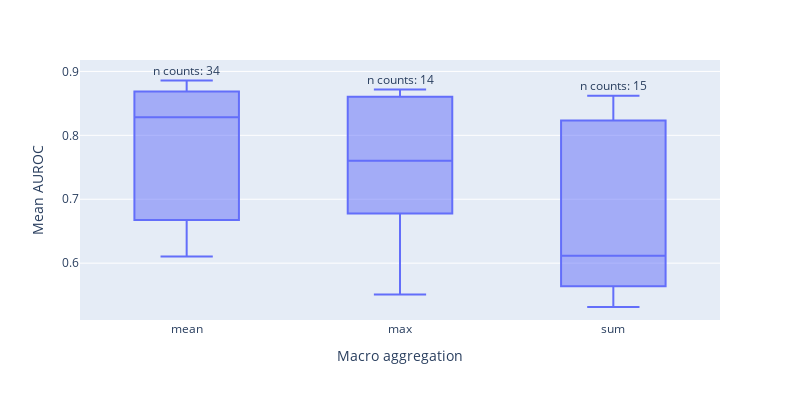
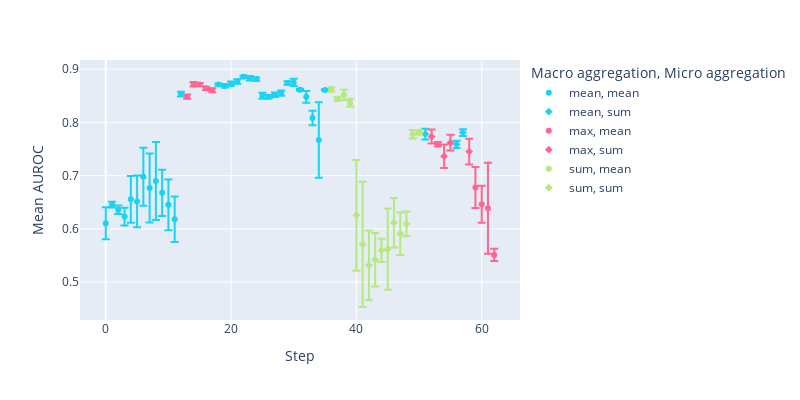

Write notebook code for charts like these, in order.
### Code cell
parameter = "macro_aggregation"
# walk = 2

# df = total_walk[total_walk.feature_type == "lsa"]
df = total_walk
labels = {"mean_auc":"Mean AUROC", "index":"Step"}

dims = {}
for dim in df.columns:
    if dim not in ["walk_index","mean_auc","std","walk"]:
        dims[dim] = df[dim].value_counts().to_dict()
        labels[dim] = dim.replace("_"," ").capitalize()


fig1 = px.box(df[[parameter,"mean_auc"]], x=parameter,y="mean_auc", width=800, height=400,labels = labels)
for val,count in dims[parameter].items():
    fig1.add_annotation(x = val,
                    y = df[df[parameter] == val]["mean_auc"].max(),
                    text = f"n counts: {count}",
                    yshift = 10,
                    showarrow = False
                )
fig1.show()

fig2 = px.scatter(df.astype({parameter:str}),y="mean_auc",error_y="std",color=parameter,symbol="micro_aggregation",width=800, height=400,labels = labels, category_orders={parameter:["0","1","2","3","4"]})
fig2.show()

### Figure 1 — Plotly figure (JSON) as saved in the notebook; plotly's stock layout.template omitted (floating-point values rounded to 4 significant figures)
{"data": [{"alignmentgroup": "True", "hovertemplate": "Macro aggregation=%{x}<br>Mean AUROC=%{y}<extra></extra>", "legendgroup": "", "marker": {"color": "#636efa"}, "name": "", "notched": false, "offsetgroup": "", "orientation": "v", "showlegend": false, "type": "box", "x": ["mean", "mean", "mean", "mean", "mean", "mean", "mean", "mean", "mean", "mean", "mean", "mean", "mean", "max", "max", "max", "max", "max", "mean", "mean", "mean", "mean", "mean", "mean", "mean", "mean", "mean", "mean", "mean", "mean", "mean", "mean", "mean", "mean", "mean", "mean", "sum", "sum", "sum", "sum", "sum", "sum", "sum", "sum", "sum", "sum", "sum", "sum", "sum", "sum", "sum", "mean", "max", "max", "max", "max", "mean", "mean", "max", "max", "max", "max", "max"], "x0": " ", "xaxis": "x", "y": [0.6106, 0.6454, 0.6358, 0.623, 0.6554, 0.6514, 0.698, 0.6766, 0.69, 0.6676, 0.6452, 0.618, 0.8532, 0.8484, 0.8716, 0.8712, 0.864, 0.8604, 0.8712, 0.8686, 0.8728, 0.877, 0.8858, 0.883, 0.8814, 0.85, 0.8484, 0.852, 0.855, 0.8742, 0.8752, 0.8612, 0.848, 0.8084, 0.767, 0.861, 0.8618, 0.8444, 0.8518, 0.837, 0.6254, 0.5708, 0.5314, 0.542, 0.5594, 0.5618, 0.6114, 0.5908, 0.6092, 0.7778, 0.7816, 0.778, 0.7734, 0.7588, 0.7364, 0.7618, 0.7588, 0.7808, 0.7452, 0.6778, 0.6462, 0.6386, 0.551], "y0": " ", "yaxis": "y"}], "layout": {"annotations": [{"showarrow": false, "text": "n counts: 34", "x": "mean", "y": 0.8858, "yshift": 10}, {"showarrow": false, "text": "n counts: 15", "x": "sum", "y": 0.8618, "yshift": 10}, {"showarrow": false, "text": "n counts: 14", "x": "max", "y": 0.8716, "yshift": 10}], "boxmode": "group", "height": 400, "legend": {"tracegroupgap": 0}, "margin": {"t": 60}, "width": 800, "xaxis": {"anchor": "y", "domain": [0, 1], "title": {"text": "Macro aggregation"}}, "yaxis": {"anchor": "x", "domain": [0, 1], "title": {"text": "Mean AUROC"}}}}

### Figure 2 — Plotly figure (JSON) as saved in the notebook; plotly's stock layout.template omitted (floating-point values rounded to 4 significant figures)
{"data": [{"error_y": {"array": [0.02999, 0.005352, 0.007859, 0.01683, 0.04398, 0.04859, 0.05453, 0.0648, 0.07336, 0.04359, 0.0477, 0.04273, 0.004308, 0.002135, 0.0032, 0.004118, 0.004147, 0.002315, 0.004195, 0.003007, 0.005762, 0.003262, 0.004195, 0.005099, 0.00325, 0.006969, 0.001939, 0.0109, 0.01354, 0.07097, 0.001673]}, "hovertemplate": "Macro aggregation=mean<br>Micro aggregation=mean<br>Step=%{x}<br>Mean AUROC=%{y}<extra></extra>", "legendgroup": "mean, mean", "marker": {"color": "#19d3f3", "symbol": "circle"}, "mode": "markers", "name": "mean, mean", "orientation": "v", "showlegend": true, "type": "scatter", "x": [0, 1, 2, 3, 4, 5, 6, 7, 8, 9, 10, 11, 12, 18, 19, 20, 21, 22, 23, 24, 25, 26, 27, 28, 29, 30, 31, 32, 33, 34, 35], "xaxis": "x", "y": [0.6106, 0.6454, 0.6358, 0.623, 0.6554, 0.6514, 0.698, 0.6766, 0.69, 0.6676, 0.6452, 0.618, 0.8532, 0.8712, 0.8686, 0.8728, 0.877, 0.8858, 0.883, 0.8814, 0.85, 0.8484, 0.852, 0.855, 0.8742, 0.8752, 0.8612, 0.848, 0.8084, 0.767, 0.861], "yaxis": "y"}, {"error_y": {"array": [0.0101, 0.006911, 0.00621]}, "hovertemplate": "Macro aggregation=mean<br>Micro aggregation=sum<br>Step=%{x}<br>Mean AUROC=%{y}<extra></extra>", "legendgroup": "mean, sum", "marker": {"color": "#19d3f3", "symbol": "diamond"}, "mode": "markers", "name": "mean, sum", "orientation": "v", "showlegend": true, "type": "scatter", "x": [51, 56, 57], "xaxis": "x", "y": [0.778, 0.7588, 0.7808], "yaxis": "y"}, {"error_y": {"array": [0.003826, 0.004176, 0.002926, 0.002898, 0.00372, 0.0385, 0.03488, 0.0856, 0.01161]}, "hovertemplate": "Macro aggregation=max<br>Micro aggregation=mean<br>Step=%{x}<br>Mean AUROC=%{y}<extra></extra>", "legendgroup": "max, mean", "marker": {"color": "#FF6692", "symbol": "circle"}, "mode": "markers", "name": "max, mean", "orientation": "v", "showlegend": true, "type": "scatter", "x": [13, 14, 15, 16, 17, 59, 60, 61, 62], "xaxis": "x", "y": [0.8484, 0.8716, 0.8712, 0.864, 0.8604, 0.6778, 0.6462, 0.6386, 0.551], "yaxis": "y"}, {"error_y": {"array": [0.01306, 0.004167, 0.02211, 0.0148, 0.0243]}, "hovertemplate": "Macro aggregation=max<br>Micro aggregation=sum<br>Step=%{x}<br>Mean AUROC=%{y}<extra></extra>", "legendgroup": "max, sum", "marker": {"color": "#FF6692", "symbol": "diamond"}, "mode": "markers", "name": "max, sum", "orientation": "v", "showlegend": true, "type": "scatter", "x": [52, 53, 54, 55, 58], "xaxis": "x", "y": [0.7734, 0.7588, 0.7364, 0.7618, 0.7452], "yaxis": "y"}, {"error_y": {"array": [0.004118, 0.003499, 0.009579, 0.007668]}, "hovertemplate": "Macro aggregation=sum<br>Micro aggregation=mean<br>Step=%{x}<br>Mean AUROC=%{y}<extra></extra>", "legendgroup": "sum, mean", "marker": {"color": "#B6E880", "symbol": "circle"}, "mode": "markers", "name": "sum, mean", "orientation": "v", "showlegend": true, "type": "scatter", "x": [36, 37, 38, 39], "xaxis": "x", "y": [0.8618, 0.8444, 0.8518, 0.837], "yaxis": "y"}, {"error_y": {"array": [0.1042, 0.1177, 0.06552, 0.05033, 0.02186, 0.07635, 0.04641, 0.03996, 0.02315, 0.008134, 0.004128]}, "hovertemplate": "Macro aggregation=sum<br>Micro aggregation=sum<br>Step=%{x}<br>Mean AUROC=%{y}<extra></extra>", "legendgroup": "sum, sum", "marker": {"color": "#B6E880", "symbol": "diamond"}, "mode": "markers", "name": "sum, sum", "orientation": "v", "showlegend": true, "type": "scatter", "x": [40, 41, 42, 43, 44, 45, 46, 47, 48, 49, 50], "xaxis": "x", "y": [0.6254, 0.5708, 0.5314, 0.542, 0.5594, 0.5618, 0.6114, 0.5908, 0.6092, 0.7778, 0.7816], "yaxis": "y"}], "layout": {"height": 400, "legend": {"title": {"text": "Macro aggregation, Micro aggregation"}, "tracegroupgap": 0}, "margin": {"t": 60}, "width": 800, "xaxis": {"anchor": "y", "domain": [0, 1], "title": {"text": "Step"}}, "yaxis": {"anchor": "x", "domain": [0, 1], "title": {"text": "Mean AUROC"}}}}
